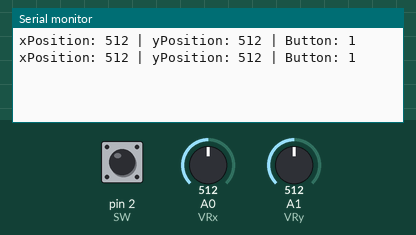
The sketch below on a simulated Arduino Uno, built with avr-gcc and run on an emulated ATmega328P. On the bench: the last lines printed to the serial monitor. Inputs (shaded band) come from the test bench; at power-on: A0 (VRx) = 512, A1 (VRy) = 512, pin 2 (SW) HIGH.

Above: at 1.8 s.
1.9 s: A0 (VRx) set to 716
At 2.6 s:
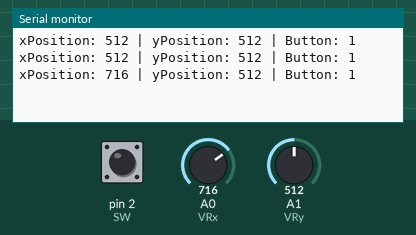
3.4 s: A1 (VRy) set to 716
At 4.7 s:
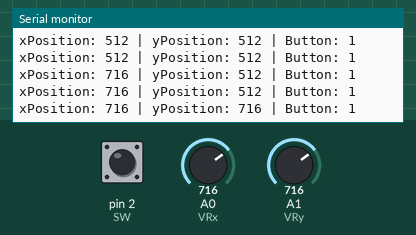
4.9 s: pin 2 (SW) pulled LOW for 1.2 s
At 5.8 s:
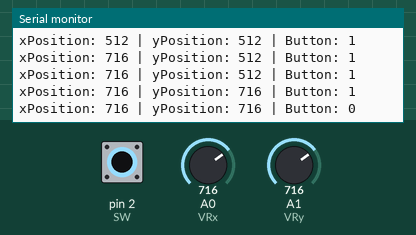
7.6 s: A0 (VRx) set to 900
At 8.5 s:
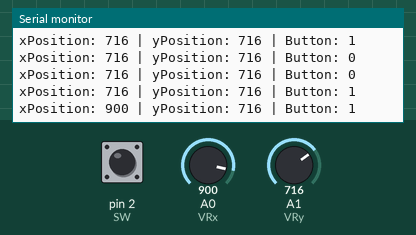
9.1 s: A1 (VRy) set to 900
At 9.1 s:
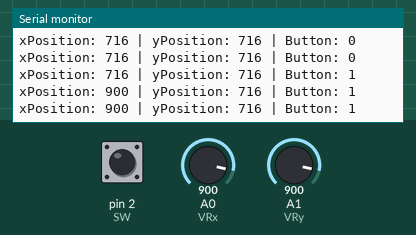
10.6 s: pin 2 (SW) pulled LOW for 1.2 s
At 11.8 s:
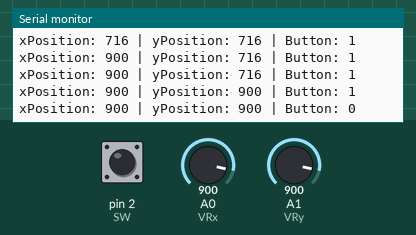
Timing chart, 0 to 13.6 s (numbered marks = the images above; inputs shaded):
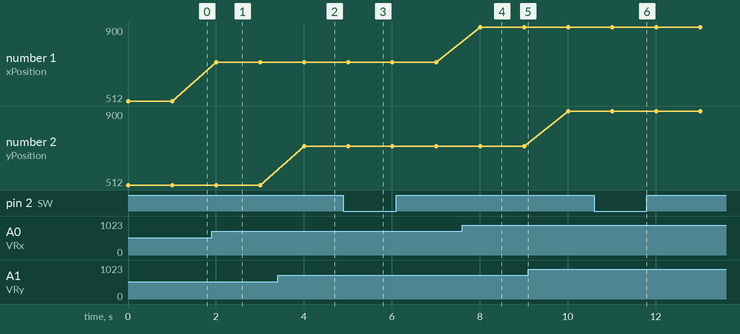

The sketch:

joystick.ino
```cpp
int VRx = A0;
int VRy = A1;
int SW = 2;

int xPosition = 0;
int yPosition = 0;
int SW_state = 0;
//int mapX = 0;
//int mapY = 0;

void setup() {
  Serial.begin(9600);

  pinMode(VRx, INPUT);
  pinMode(VRy, INPUT);
  pinMode(SW, INPUT_PULLUP);

}

void loop() {
  xPosition = analogRead(VRx);
  yPosition = analogRead(VRy);
  SW_state = digitalRead(SW);

  Serial.print("xPosition: ");
  Serial.print(xPosition);
  Serial.print(" | yPosition: ");
  Serial.print(yPosition);
  /*Serial.print(" | ");


  mapX = map(xPosition, 0, 1023, -512, 512);
  mapY = map(yPosition, 0, 1023, -512, 512);

  Serial.print("X: ");
  Serial.print(mapX);
  Serial.print(" | Y: ");
  Serial.print(mapY);*/
  Serial.print(" | Button: ");
  Serial.println(SW_state);

  delay(1000);

}
```

Measured:
- after the input at 1.9 s, the serial monitor: prints a new line after 0.10 s (image 1)
- after the input at 3.4 s, the serial monitor: prints a new line after 0.60 s (image 2)
- after the input at 4.9 s, the serial monitor: prints a new line after 0.10 s (image 3)
- after the input at 7.6 s, the serial monitor: prints a new line after 0.41 s (image 4)
- after the input at 10.6 s, the serial monitor: prints a new line after 0.41 s (image 6)
- plotted number 1: 512 → 716 after the input at 1.9 s, 716 → 900 after the input at 7.6 s
